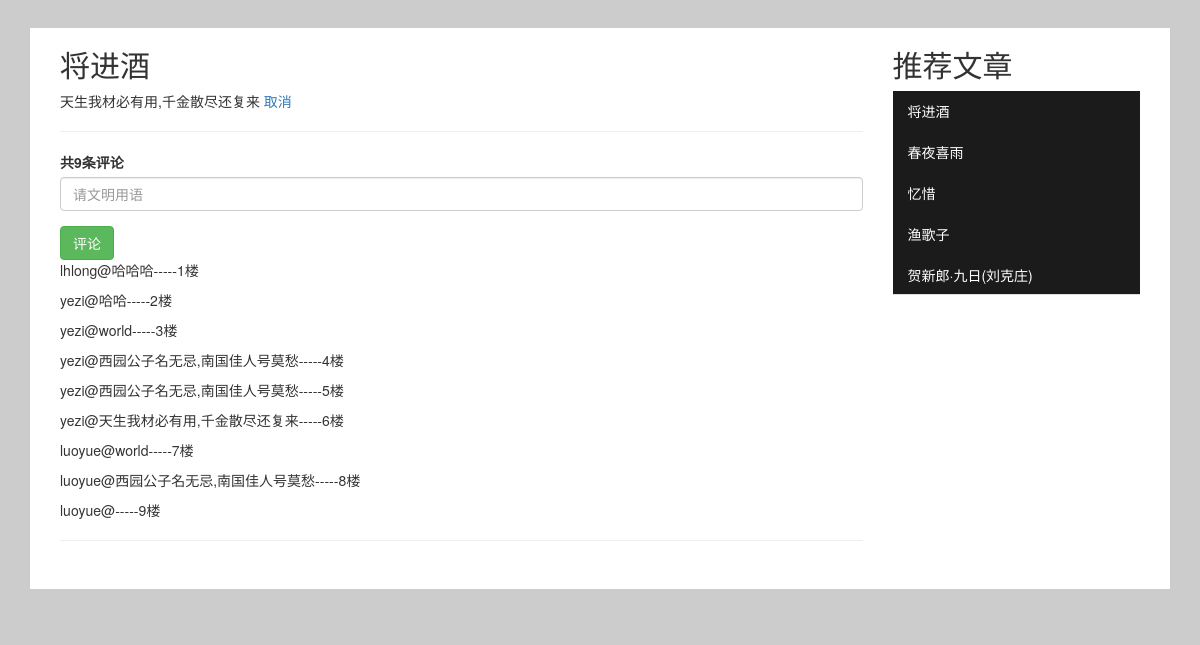
The page /detail/5 (signed in) on the database its author committed.
### infomation/models.py (models this page shows, shortened)
class Article(models.Model):
    title = models.CharField(max_length=64)
    content = models.TextField()
    create_time = models.DateTimeField(default=timezone.now)
    support_num = models.IntegerField(default=0)
    read_num = models.IntegerField(default=1)
    garde_num = models.IntegerField(default=0)
    author = models.ForeignKey(to=User, related_name='articles')
    column = models.ForeignKey(to=ArticleColumn, related_name='column_articles')

class Comment(models.Model):
    content = models.TextField()
    create_time = models.DateTimeField(default=timezone.now)
    user = models.ForeignKey(to=User, related_name='all_comments')
    article = models.ForeignKey(to=Article, related_name='comments')

class User(AbstractUser):
    IDENTITY = (
        ('Normal', 'Normal'),
        ('Redact', 'Redact'),
        ('Manage', 'Manage')
    )
    ATTITUDE = (
        (-1, '反对'),
        (0, ''),
        (1, '赞成')
    )
    attitude = models.IntegerField(choices=ATTITUDE, default=0)
    identity = models.CharField(choices=IDENTITY, default='Normal', max_length=6)
    def __str__(self):
        return self.username

### infomation/views.py (the view)
# urls.py: url(r'^detail/(?P<id>\d+)', views.detail, name="detail"),
def detail(request, id):
    article = Article.objects.get(id=id)
    article.read_num += 1
    article.save()
    article_by_grade = Article.objects.order_by('-garde_num')[:5]
    return render(request, 'infosite_article.html', {'article': article, 'article_by_grade': article_by_grade})

### infomation/templates/infosite_article.html (shortened to what this page needs)
<!DOCTYPE html>
<html>
<head>
    <link rel="stylesheet" href="/static/css/bootstrap.css"/>
</head>
<body>
<div class="container">
    <div id='content' class="container-fluid">
        <div class='col-md-9'>
            <h2>{{ article.title }}</h2>
                {{ article.content }}
    {% if user.attitude != 1 %}
        <a href="{% url 'vote' id=article.id %}">点赞</a>
    {% elif user.attitude == 1 %}
        <a href="{% url 'unvote' id=article.id %}">取消</a>
    {% endif %}
            <hr>
            <form role="form" action="{% url 'comment' id=article.id %}" method="get">
                <div class="form-group">
                    <label for="name">
                        共{{ article.comments.all|length }}条评论
                    </label>
                    <input name="content" class="form-control" placeholder="请文明用语"/>
                </div>
                <button type="submit" class="btn btn-success">评论</button>
            </form>
            {% for comm in article.comments.all %}
                <p>{{ comm.user }}@{{ comm.content }}-----{{ forloop.counter }}楼</p>
            {% endfor %}
            <hr>
        </div>
        <div class="col-md-3">
            <h2>推荐文章</h2>
            <ul class="nav nav-tabs nav-stacked">
                {% for article in article_by_grade %}
                <li>
                    <a href="{% url 'detail' id=article.id %}">{{ article.title }}</a>
                </li>
                {% endfor %}
            </ul>
        </div>
    </div>
</div>
</body>
</html>

### infomation/templates/infosite_article.html (style rules this page uses)
body { background-color: #CCC; }
#content { background-color: white; margin-top:2em; padding-bottom:2em; margin-bottom:2em; }
.col-md-3 li a { border: 0px; color: white; border-radius: 0px; margin-right: 0px; }
.col-md-3 ul { background-color: rgb(27, 27, 27); }

### rows shown on the page
Article: title "将进酒", content "天生我材必有用,千金散尽还复来", comments.all|length "9"
Comment: user "lhlong", content "哈哈哈"
Comment: user "yezi", content "哈哈"
Comment: user "yezi", content "world"
Comment: user "yezi", content "西园公子名无忌,南国佳人号莫愁"
Comment: user "yezi", content "西园公子名无忌,南国佳人号莫愁"
Comment: user "yezi", content "天生我材必有用,千金散尽还复来"
Comment: user "luoyue", content "world"
Comment: user "luoyue", content "西园公子名无忌,南国佳人号莫愁"
Comment: user "luoyue"
Article: title "春夜喜雨"
Article: title "忆惜"
Article: title "渔歌子"
Article: title "贺新郎·九日(刘克庄)"
